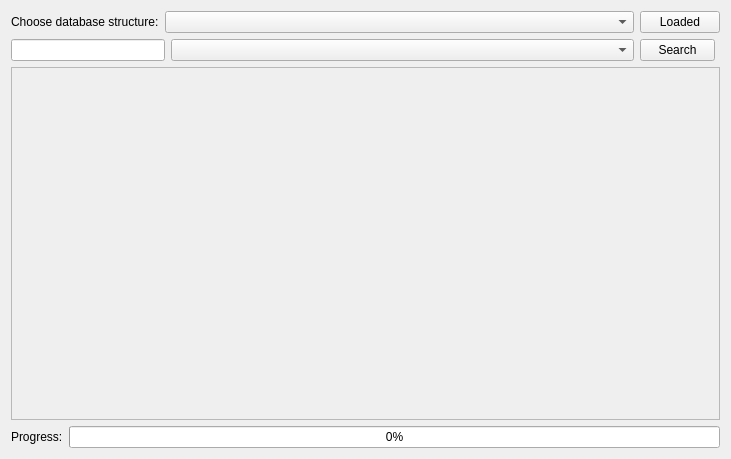
<?xml version="1.0" encoding="UTF-8"?>
<ui version="4.0">
 <class>DatabaseView</class>
 <widget class="QWidget" name="DatabaseView">
  <property name="geometry">
   <rect>
    <x>0</x>
    <y>0</y>
    <width>731</width>
    <height>459</height>
   </rect>
  </property>
  <property name="windowTitle">
   <string>Database View</string>
  </property>
  <layout class="QGridLayout" name="gridLayout">
   <item row="0" column="0" colspan="2">
    <widget class="QLabel" name="dbStructLabel">
     <property name="text">
      <string>Choose database structure:</string>
     </property>
    </widget>
   </item>
   <item row="0" column="2" colspan="2">
    <widget class="QComboBox" name="dbStructCombo">
     <property name="sizePolicy">
      <sizepolicy hsizetype="Expanding" vsizetype="Fixed">
       <horstretch>0</horstretch>
       <verstretch>0</verstretch>
      </sizepolicy>
     </property>
     <property name="statusTip">
      <string>Select the database structure to use and then click &quot;Load&quot;</string>
     </property>
    </widget>
   </item>
   <item row="0" column="4">
    <widget class="QPushButton" name="dbLoadClose">
     <property name="statusTip">
      <string>Load/Unload the selected database structure</string>
     </property>
     <property name="text">
      <string>Loaded</string>
     </property>
     <property name="checkable">
      <bool>true</bool>
     </property>
    </widget>
   </item>
   <item row="1" column="0" colspan="3">
    <widget class="QLineEdit" name="searchTextEdit">
     <property name="statusTip">
      <string>Write the text to be searched</string>
     </property>
    </widget>
   </item>
   <item row="1" column="3">
    <widget class="QComboBox" name="searchColumnCombo">
     <property name="sizePolicy">
      <sizepolicy hsizetype="Expanding" vsizetype="Fixed">
       <horstretch>0</horstretch>
       <verstretch>0</verstretch>
      </sizepolicy>
     </property>
     <property name="statusTip">
      <string>Select the column to be searched</string>
     </property>
     <property name="sizeAdjustPolicy">
      <enum>QComboBox::AdjustToMinimumContentsLength</enum>
     </property>
    </widget>
   </item>
   <item row="1" column="4">
    <widget class="QPushButton" name="searchButton">
     <property name="maximumSize">
      <size>
       <width>75</width>
       <height>16777215</height>
      </size>
     </property>
     <property name="statusTip">
      <string>Search the written text from the current cursor position</string>
     </property>
     <property name="text">
      <string>Search</string>
     </property>
    </widget>
   </item>
   <item row="2" column="0" colspan="5">
    <widget class="QTableView" name="databaseTable">
     <property name="enabled">
      <bool>false</bool>
     </property>
     <property name="autoScroll">
      <bool>true</bool>
     </property>
     <property name="showDropIndicator" stdset="0">
      <bool>false</bool>
     </property>
     <property name="selectionMode">
      <enum>QAbstractItemView::SingleSelection</enum>
     </property>
     <property name="textElideMode">
      <enum>Qt::ElideNone</enum>
     </property>
     <property name="verticalScrollMode">
      <enum>QAbstractItemView::ScrollPerPixel</enum>
     </property>
     <property name="horizontalScrollMode">
      <enum>QAbstractItemView::ScrollPerPixel</enum>
     </property>
     <property name="wordWrap">
      <bool>false</bool>
     </property>
     <property name="cornerButtonEnabled">
      <bool>false</bool>
     </property>
     <attribute name="verticalHeaderVisible">
      <bool>false</bool>
     </attribute>
     <attribute name="verticalHeaderDefaultSectionSize">
      <number>16</number>
     </attribute>
     <attribute name="verticalHeaderHighlightSections">
      <bool>false</bool>
     </attribute>
     <attribute name="verticalHeaderMinimumSectionSize">
      <number>16</number>
     </attribute>
    </widget>
   </item>
   <item row="3" column="0">
    <widget class="QLabel" name="progressLabel">
     <property name="sizePolicy">
      <sizepolicy hsizetype="Fixed" vsizetype="Preferred">
       <horstretch>0</horstretch>
       <verstretch>0</verstretch>
      </sizepolicy>
     </property>
     <property name="text">
      <string>Progress:</string>
     </property>
    </widget>
   </item>
   <item row="3" column="1" colspan="4">
    <widget class="QProgressBar" name="progressBar">
     <property name="value">
      <number>0</number>
     </property>
    </widget>
   </item>
  </layout>
 </widget>
 <resources/>
 <connections/>
</ui>
